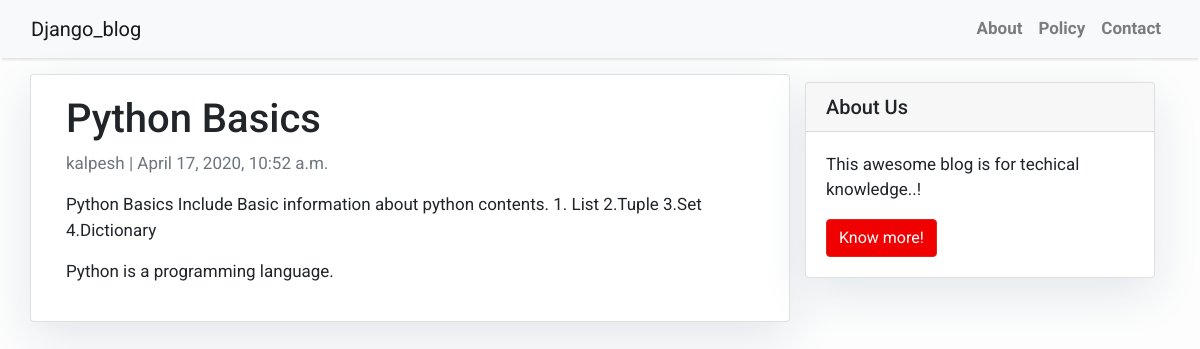
Page /python/ on the committed database.
### blogapp/models.py (models this page shows, shortened)
class Post(models.Model):
    title = models.CharField(max_length=200, unique=True)
    slug = models.SlugField(max_length=200, unique=True)
    author = models.ForeignKey(User, on_delete= models.CASCADE,related_name='blog_posts')
    updated_on = models.DateTimeField(auto_now= True)
    content = models.TextField()
    description=RichTextUploadingField(blank=True,null=True)
    created_on = models.DateTimeField(auto_now_add=True)
    status = models.IntegerField(choices=STATUS, default=0)
    class Meta:
        ordering = ['created_on']

### blogapp/views.py (the view)
# urls.py: path('<slug:slug>/', views.PostDetail.as_view(), name='post_detail'),
class PostDetail(generic.DetailView):
    model = Post
    template_name = 'post_detail.html'

### templates/blogapp/post_detail.html
{% extends 'base.html' %} {% block content %}
<div class="container">
  <div class="row">
    <div class="col-md-8 card mb-4  mt-3 left  top">
      <div class="card-body">
        <h1>{% block title %} {{ object.title }} {% endblock title %}</h1>
        <p class=" text-muted">{{ post.author }} | {{ post.created_on }}</p>
        <p class="card-text ">{{ object.content | safe }}</p>
        <p class="card-text ">{{ object.description | safe }}</p>
      </div>
    </div>
    {% block sidebar %} {% include 'sidebar.html' %} {% endblock sidebar %}
  </div>
</div>
{% endblock content %}

### templates/blogapp/base.html (style rules this page uses)
body { font-family: "Roboto", sans-serif; font-size: 17px; background-color: #fdfdfd; }

### templates/blogapp/sidebar.html (style rules this page uses)
.card { box-shadow: 0 16px 48px #E3E7EB; }

### rows in the picture
Post: title "Python Basics", author "kalpesh", created_on "April 17, 2020, 10:52 a.m.", content "Python Basics Include Basic information about python contents. 1. List 2.Tuple 3.Set 4.Dictionary", description "Python is a programming language."
